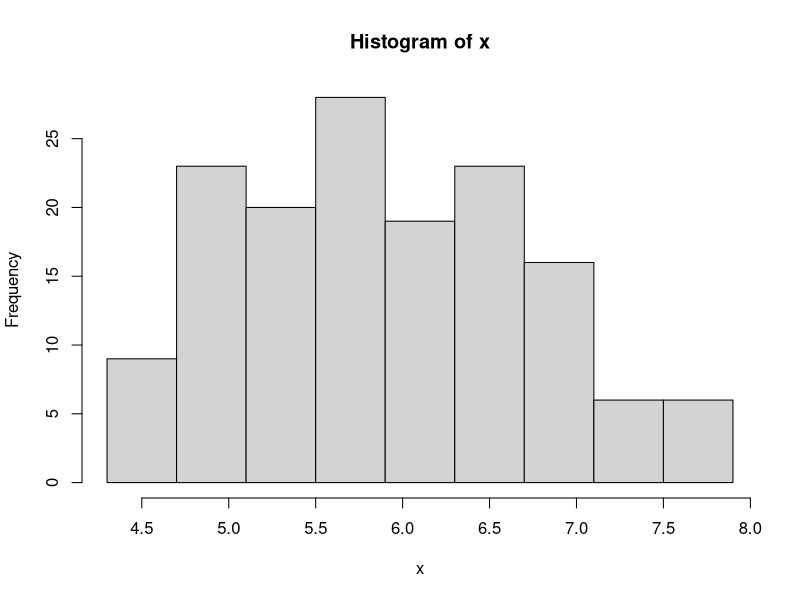

Recreate this plot in R.
pdf(file = "04-r-hist3.pdf", width = 6, height = 5.5)

x <- iris$Sepal.Length
tmp <- seq(min(x), max(x),
           length.out = 10)
hist(x, breaks = tmp, right = FALSE)
